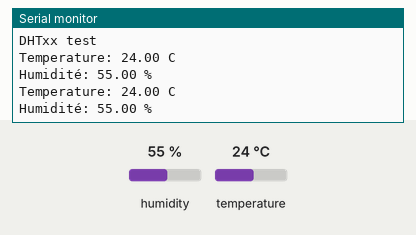
The sketch below on a simulated Arduino Uno, built with avr-gcc and run on an emulated ATmega328P. Parts: the last lines printed to the serial monitor. The test bench sets the inputs (shaded band); at power-on: humidity 55 %, temperature 24 °C.

Above: at 4.8 s.
4.9 s: humidity set to 22 %
At 6.4 s:
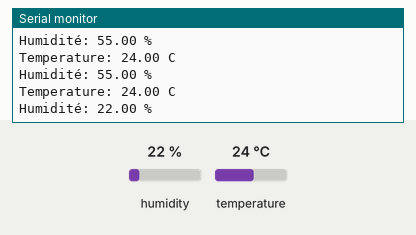
7.9 s: temperature set to 12 °C
At 8.8 s:
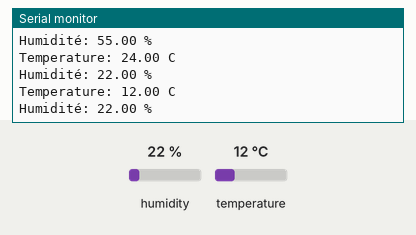
10.9 s: humidity set to 40 %
At 12.5 s:
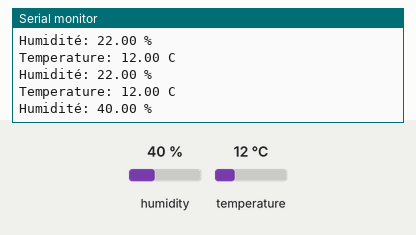
Timing chart, 0 to 14.0 s (numbered marks = the images above; inputs shaded):
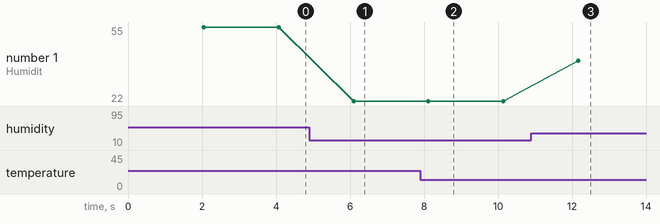

The sketch:

dht11_test.ino
```cpp
#include <DHT.h>
#include <DHT_U.h>

#define DHTPIN 8

#define DHTTYPE DHT11

DHT dht(DHTPIN,DHTTYPE);

//int analogValue = 0;
//int pinLed = 8;

void setup()
{
  Serial.begin(9600);
  Serial.println("DHTxx test");
  dht.begin();
}

void loop()
{
  delay(2000);
  float h = dht.readHumidity();
  float t = dht.readTemperature();

  Serial.print("Temperature: ");
  Serial.print(t);
  Serial.println(" C");
  Serial.print("Humidité: ");
  Serial.print(h);
  Serial.println(" %");
}
```

Measured:
- after the input at 4.9 s, the serial monitor: prints a new line after 1.2 s (image 1)
- after the input at 7.9 s, the serial monitor: prints a new line after 0.20 s (image 2)
- after the input at 10.9 s, the serial monitor: prints a new line after 1.3 s (image 3)
- plotted number 1: 55 → 22 after the input at 4.9 s, 22 → 40 after the input at 10.9 s
